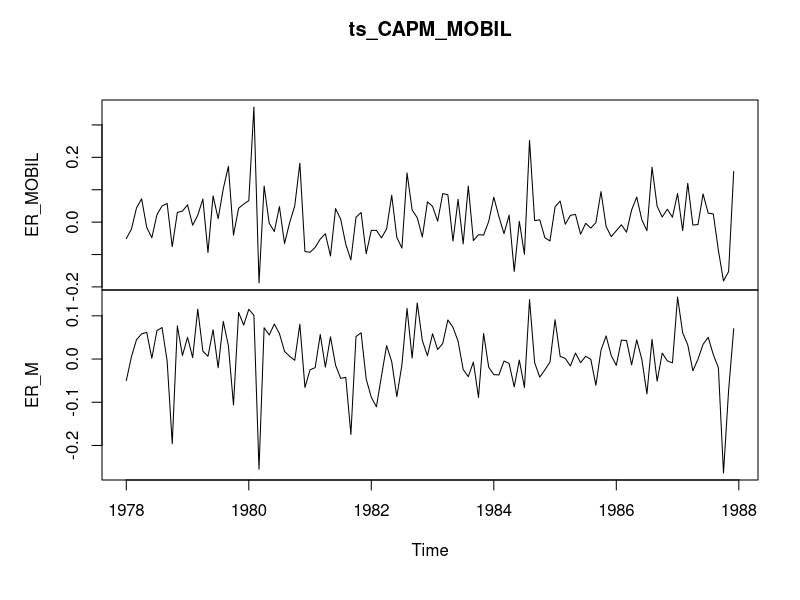
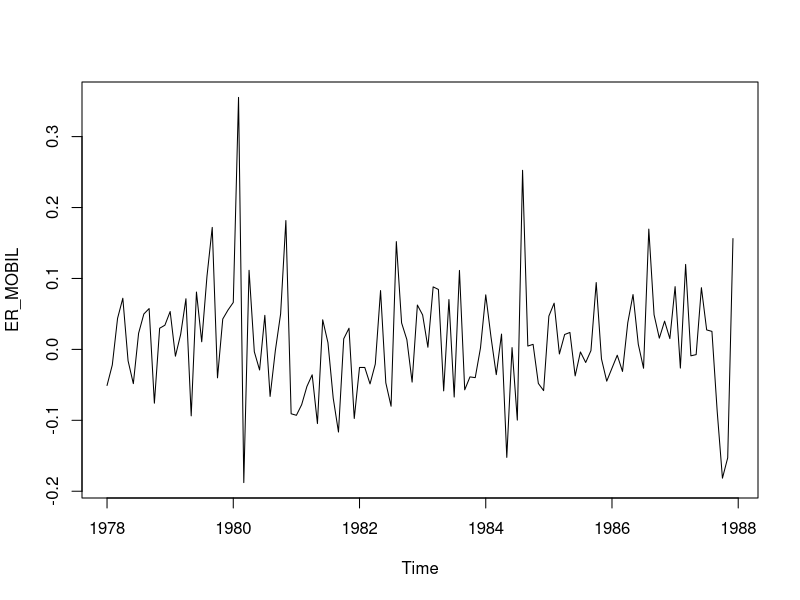
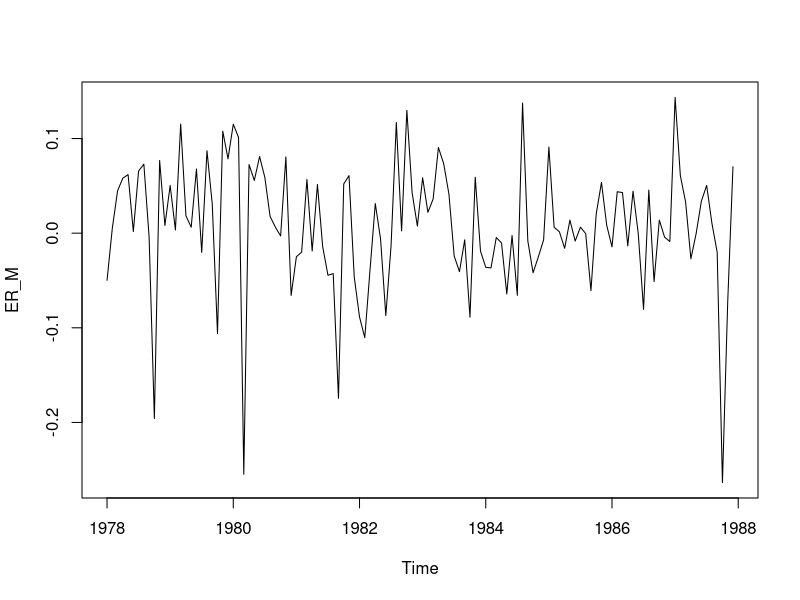
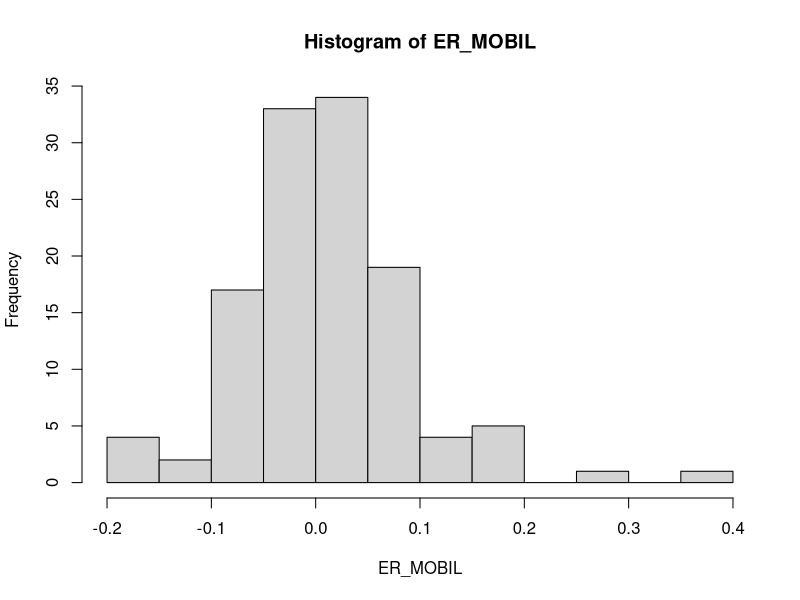
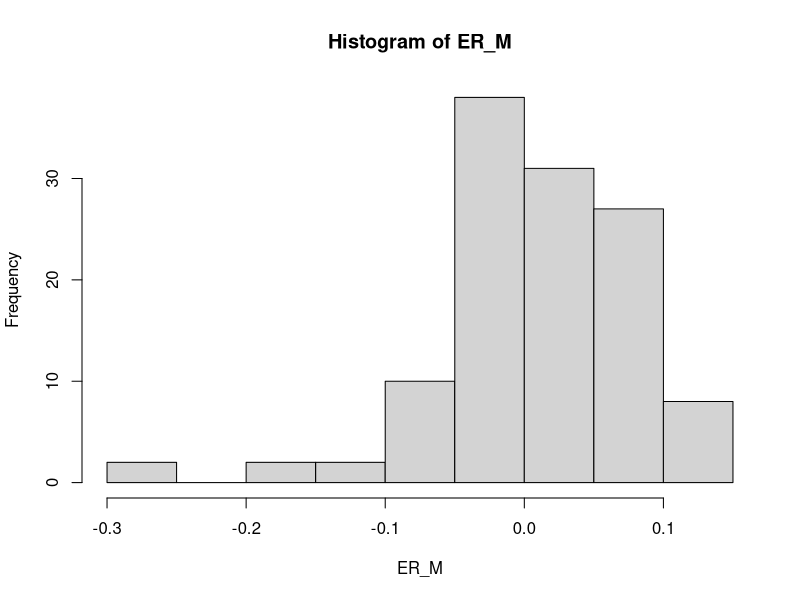
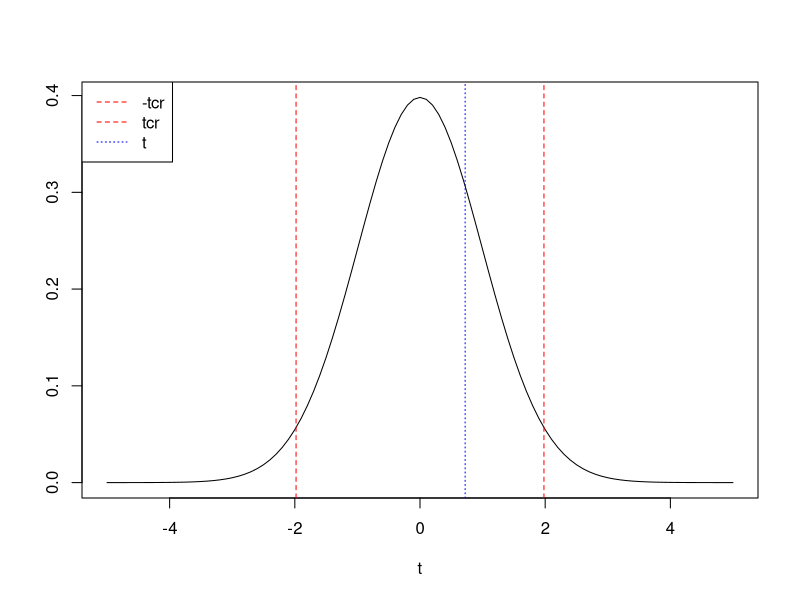
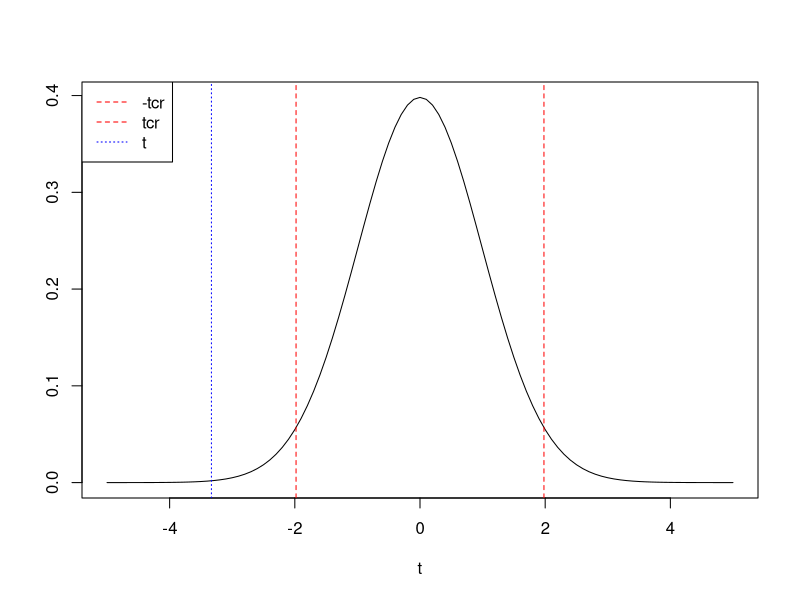
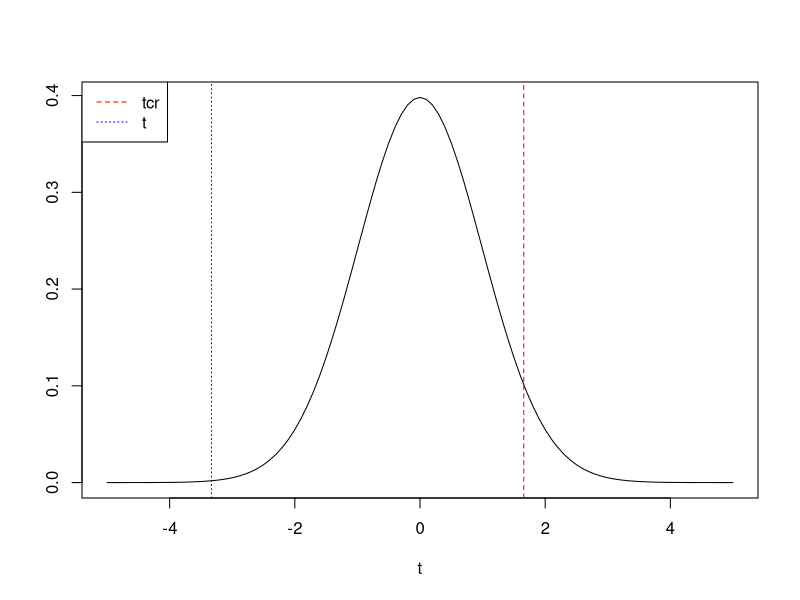

Recreate these plots in R, in order. (Note: this script raises an error after producing the figures.)
## ---- chunk 1
knitr::opts_chunk$set(echo = TRUE)
## ---- chunk 2
library(readr)
CAPM_MOBIL <- read_csv("CAPM_MOBIL.csv")
dim(CAPM_MOBIL)
head(CAPM_MOBIL, n=10)
ts_CAPM_MOBIL <- ts(CAPM_MOBIL, start=c(1978,1), end = c(1987,12), frequency = 12)
plot(ts_CAPM_MOBIL)
## ---- chunk 3
summary(ts_CAPM_MOBIL)
## ---- chunk 4
ER_MOBIL <- ts_CAPM_MOBIL[,"ER_MOBIL"]
ER_M <- ts_CAPM_MOBIL[,"ER_M"]
ts.plot(ER_MOBIL)
ts.plot(ER_M)
with(CAPM_MOBIL, hist(ER_MOBIL))
with(CAPM_MOBIL, hist(ER_M))
## ---- chunk 5
CAPM <- lm (ER_MOBIL~ER_M)
summary(CAPM)
## ---- chunk 6
library(car)
brief(CAPM)
## ---- chunk 7
S(CAPM)
## ---- chunk 8
#
# Contrastes de hipótesis
#
# beta1=0 versus beta1≠0
#
# Estadístico t
#
# Método del valor crítico
#
alpha <- 0.05 # nivel de significación
b1 <- coef(CAPM)[[1]] # estimación del parámetro beta1
seb1 <- sqrt(vcov(CAPM)[1,1]) # estimación de la desviación típica de beta1
c <- 0
df <- df.residual(CAPM) # grados de libertad
t <- (b1-c)/seb1 # estadístico t
t
tcr <- qt(1-alpha/2, df) # valor crítico
tcr
#
# Gráfico de la función de densidad t de Student, valor crítico y estadístico t:
#
curve(dt(x, df), -5, 5, ylab=" ", xlab="t")
abline(v=c(-tcr, tcr, t), col=c("red", "red", "blue"), lty=c(2,2,3))
legend("topleft", legend=c("-tcr", "tcr", "t"), col=c("red", "red", "blue"), lty=c(2, 2, 3))
#
# Método del P-valor
#
p <- 2*(1-pt(abs(t), df))
p
#
# Estadístico F
#
H_0 <- "(Intercept)=0"
linearHypothesis(CAPM,H_0,test="F")
#
# beta2=1 versus beta1≠1
#
# Estadístico t
#
# Método del valor crítico
alpha <- 0.05 # nivel de significación
b2 <- coef(CAPM)[[2]] # estimación del parámetro beta1
seb2 <- sqrt(vcov(CAPM)[2,2]) # estimación de la desviación típica de beta1
c <- 1
df <- df.residual(CAPM) # grados de libertada
t <- (b2-c)/seb2 # estadístico t
t
tcr <- qt(1-alpha/2, df) # valor crítico
tcr
#
# Gráfico de la función de densidad t de Student, valor crítico y estadístico t:
#  
curve(dt(x, df), -5, 5, ylab=" ", xlab="t")
abline(v=c(-tcr, tcr, t), col=c("red", "red", "blue"), lty=c(2,2,3))
legend("topleft", legend=c("-tcr", "tcr", "t"), col=c("red", "red", "blue"), lty=c(2, 2, 3))
#
# Método del P-valor
#
p <- 2*(1-pt(abs(t), df))
p
#
# Estadístico F
#
H_0 <- "ER_M=1"
linearHypothesis(CAPM,H_0,test="F")
#
# Contraste conjunto: beta1=0, beta2=1
#
H_0 <- c("(Intercept) = 0", "ER_M = 1")
linearHypothesis(CAPM,H_0,test="F")
#
# Contrastes unilaterales
# 
# beta2≤1 versus beta2>1
#
c <- 1
alpha <- 0.05
t <- (b2-c)/seb2
t
tcr <- qt(1-alpha, df) # alpha no se divide por 2
tcr
curve(dt(x, df), -5, 5, ylab=" ", xlab="t")
abline(v=c(tcr, t), col=c("red", "blue"), lty=c(2, 3))
legend("topleft", legend=c("tcr", "t"),
       col=c("red", "blue"), lty=c(2, 3))
#
p <- 1-pt(t, df)
p
# 
# beta2≥2 versus beta2<2
#
c <- 2
alpha <- 0.05
t <- (b2-c)/seb2
t
tcr <- qt(alpha, df) # alpha no se divide por 2
tcr
curve(dt(x, df), -20, 20, ylab=" ", xlab="t")
abline(v=c(tcr, t), col=c("red", "blue"), lty=c(2, 3))
legend("topleft", legend=c("tcr", "t"),
       col=c("red", "blue"), lty=c(2, 3))
#
p <- pt(t, df)
p
#
# Intervalos de confianza (automáticos)
#
IntConf <- confint(CAPM)
print(IntConf)
#
# Intervalos de confianza (manualmente)
#
alpha <- 0.05
tc <- qt(1-alpha/2, df)
#
inf_b1 <- b1-tc*seb1 # cota inferior
sup_b1 <- b1+tc*seb1 # cota superior
inf_b1 ; sup_b1
#
inf_b2 <- b2-tc*seb2 # cota inferior
sup_b2 <- b2+tc*seb2 # cota superior
inf_b2 ; sup_b2
#
# Ajuste del modelo (R^2) y ANOVA
#
s_CAPM <- summary(CAPM)
print(s_CAPM)
names(s_CAPM)
R2 <- s_CAPM$r.squared
R2
# 
T <- nobs(CAPM)
K <- T-df.residual(CAPM)
T ; K
F_0 <- (R2/(K-1))/((1-R2)/(T-K))
F_0
anova(CAPM)
#
# Intervalo confianza para sigma
#
s2 <- s_CAPM$sigma^2
s2
#
alpha <- 0.05
chisqcr1 <- qchisq(alpha/2, df) 
chisqcr2 <- qchisq(1-alpha/2, df)
chisqcr1 ; chisqcr2
inf_s2 <- (T-K)*s2/chisqcr2 # cota inferior
sup_s2 <- (T-K)*s2/chisqcr1 # cota superior
inf_s2 ; sup_s2
#
s <-  sqrt(s2)
inf_s <- sqrt(inf_s2)
sup_s <- sqrt(sup_s2)
inf_s ; s ; sup_s
## ---- chunk 9
densityPlot(rstudent(CAPM))
## ---- chunk 10
qqPlot(CAPM, id=list(n=3))
## ---- chunk 11
outlierTest(CAPM)
## ---- chunk 12
influenceIndexPlot(CAPM, vars=c("hat", "Studentized", "Cook"), 
    id=list(n=3))
## ---- chunk 13
avPlots(CAPM, 
    id=list(cex=0.75, n=3, method="mahal"))
## ---- chunk 14
crPlots(CAPM, smooth=list(span=0.7))
## ---- chunk 15
ncvTest(CAPM)
ncvTest(CAPM, var.formula= ~ ER_M) # con sólo una variable explicativa coincide con el anterior
